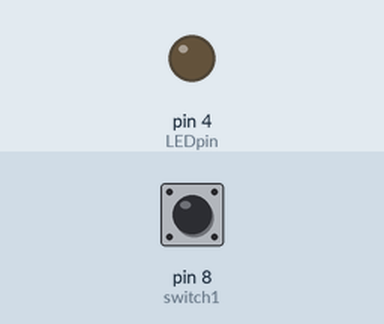
Simulated run of this sketch. Board: Arduino Uno, built with avr-gcc and run on an emulated ATmega328P. On the bench: output pins drawn as LEDs (lit = HIGH). The inputs (shaded band) are chosen by the test bench; at power-on: pin 8 (switch1) LOW.

Above: at 1.2 s.
1.3 s: pin 8 (switch1) pulled HIGH for 0.15 s
At 1.9 s:
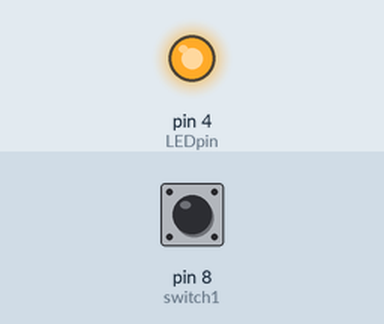
2.9 s: pin 8 (switch1) pulled HIGH for 1 s
At 4.3 s:
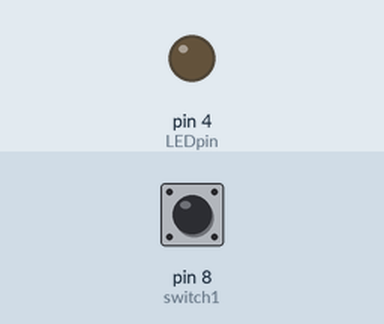
5.4 s: pin 8 (switch1) pulled HIGH for 3.2 s
At 6.2 s:
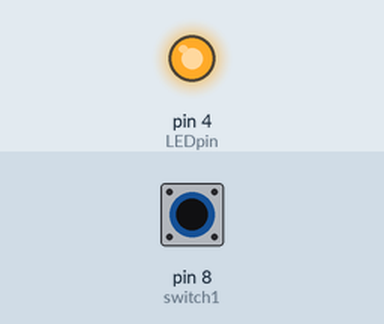
Timing chart, 0 to 8.4 s (numbered marks = the images above; inputs shaded):
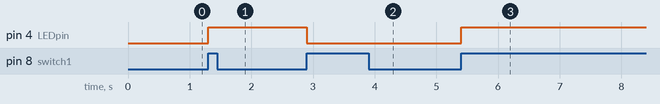

Measured:
- after the input at 1.3 s, pin 4 (LEDpin): LOW → HIGH at once
- after the input at 2.9 s, pin 4 (LEDpin): HIGH → LOW at once
- after the input at 5.4 s, pin 4 (LEDpin): LOW → HIGH at once

The sketch:

Switch_test2.ino
```cpp
int switch1= 8;
int LEDpin= 4;
int reading;
int switchState= LOW;
int LEDState= LOW;

void setup() {
  // put your setup code here, to run once:
pinMode(LEDpin, OUTPUT);
}

void loop() {
  // put your main code here, to run repeatedly:
reading = digitalRead(switch1);
if(reading != switchState);
{
  if(reading == HIGH && switchState == LOW) LEDState =!LEDState;
  digitalWrite(LEDpin, LEDState);
  switchState= reading ;
}
}
```
